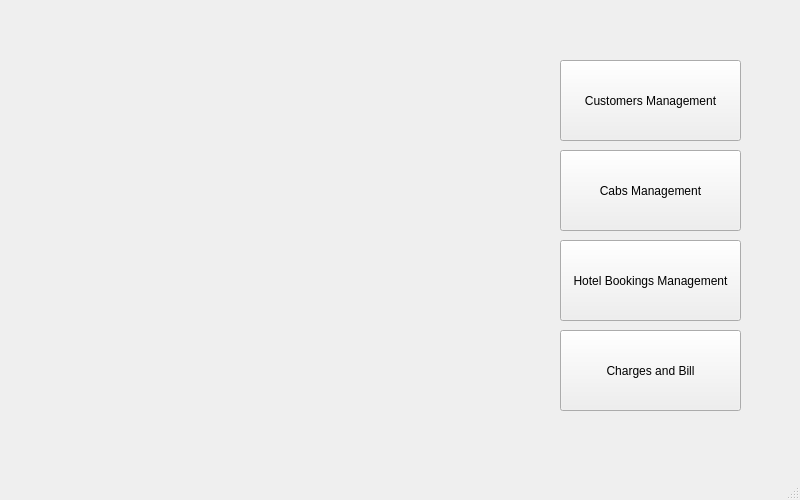
<?xml version="1.0" encoding="UTF-8"?>
<ui version="4.0">
 <class>MainWindow</class>
 <widget class="QMainWindow" name="MainWindow">
  <property name="geometry">
   <rect>
    <x>0</x>
    <y>0</y>
    <width>800</width>
    <height>500</height>
   </rect>
  </property>
  <property name="maximumSize">
   <size>
    <width>800</width>
    <height>500</height>
   </size>
  </property>
  <property name="windowTitle">
   <string>Nhom10_OOP</string>
  </property>
  <widget class="QWidget" name="centralwidget">
   <widget class="QPushButton" name="pushButton">
    <property name="geometry">
     <rect>
      <x>560</x>
      <y>60</y>
      <width>181</width>
      <height>81</height>
     </rect>
    </property>
    <property name="text">
     <string>Customers Management</string>
    </property>
   </widget>
   <widget class="QPushButton" name="btnCapsManagerment">
    <property name="geometry">
     <rect>
      <x>560</x>
      <y>150</y>
      <width>181</width>
      <height>81</height>
     </rect>
    </property>
    <property name="text">
     <string>Cabs Management</string>
    </property>
   </widget>
   <widget class="QPushButton" name="pushButton_3">
    <property name="geometry">
     <rect>
      <x>560</x>
      <y>240</y>
      <width>181</width>
      <height>81</height>
     </rect>
    </property>
    <property name="text">
     <string>Hotel Bookings Management</string>
    </property>
   </widget>
   <widget class="QPushButton" name="pushButton_4">
    <property name="geometry">
     <rect>
      <x>560</x>
      <y>330</y>
      <width>181</width>
      <height>81</height>
     </rect>
    </property>
    <property name="text">
     <string>Charges and Bill</string>
    </property>
   </widget>
  </widget>
  <widget class="QMenuBar" name="menubar">
   <property name="geometry">
    <rect>
     <x>0</x>
     <y>0</y>
     <width>800</width>
     <height>21</height>
    </rect>
   </property>
  </widget>
  <widget class="QStatusBar" name="statusbar"/>
 </widget>
 <resources/>
 <connections/>
</ui>
